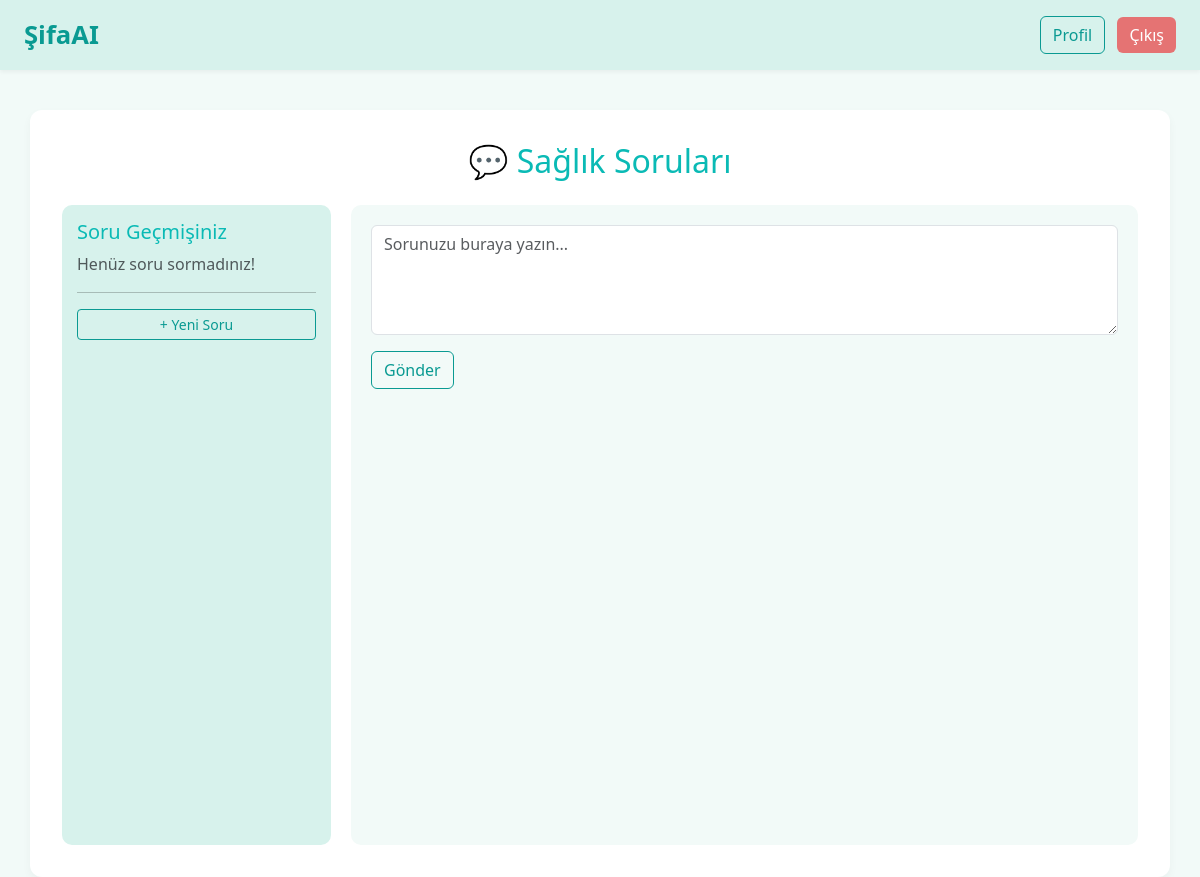
The page /soru/?q=22 (signed in) on the database as committed earlier.
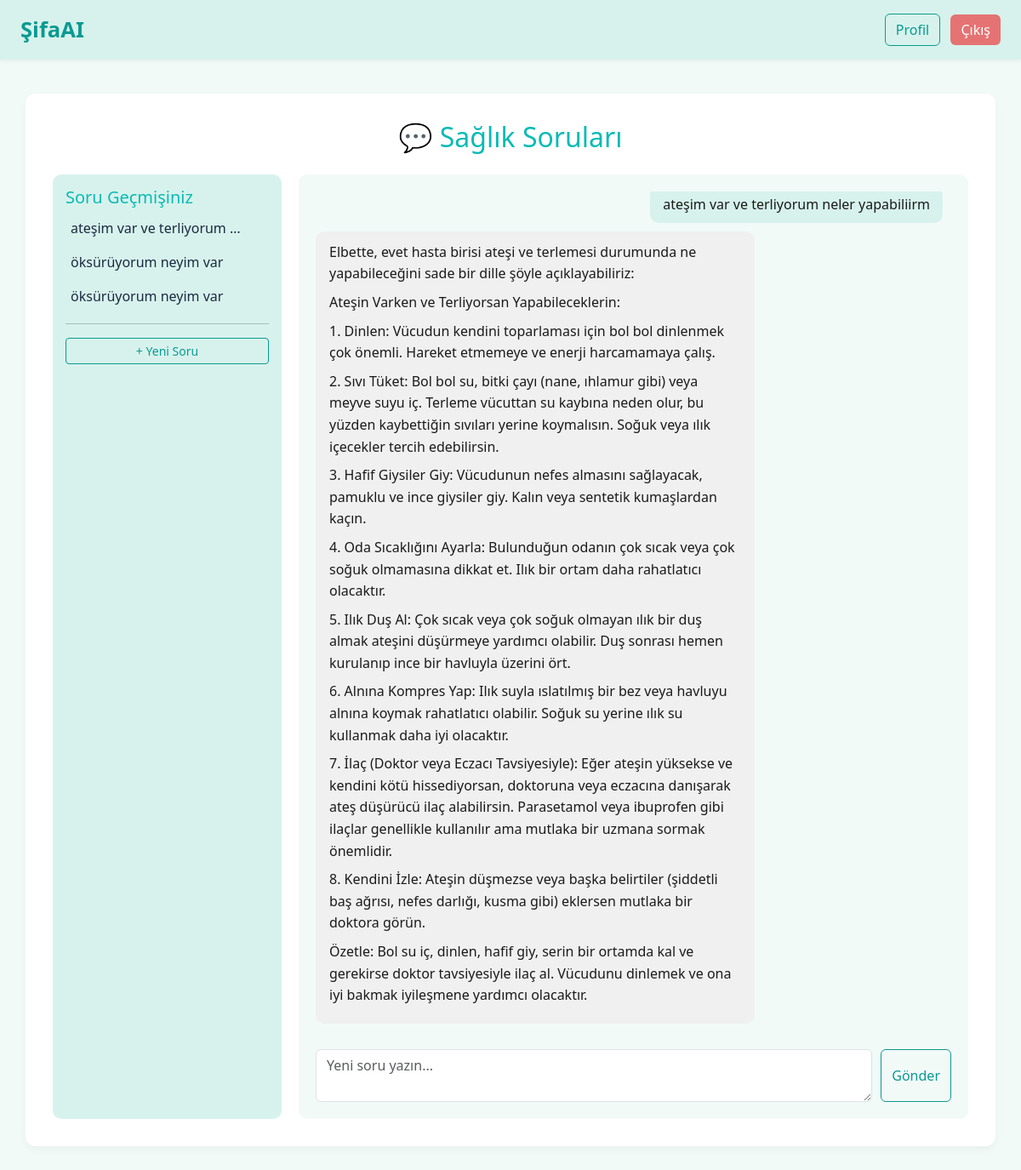
The same page on the database as committed later.
### app/models.py (models this page shows, shortened)
class HealthQuestion(models.Model):
    patient = models.ForeignKey(Patient, on_delete=models.CASCADE)
    question_text = models.TextField()
    answer_text = models.TextField(blank=True, null=True)
    created_at = models.DateTimeField(auto_now_add=True)
    question_id = models.AutoField(primary_key=True)
    parent = models.ForeignKey('self', null=True, blank=True, related_name='child_questions', on_delete=models.CASCADE)

### app/views.py (the view, shortened to what this page needs)
# urls.py: path('soru/', views.soru_view, name='soru_sayfasi'),
def soru_view(request):
    patient_id = request.session.get('patient_id')
    if not patient_id:
        return redirect('login')
    patient = Patient.objects.get(pk=patient_id)
    questions = HealthQuestion.objects.filter(
        patient=patient, parent__isnull=True
    ).order_by('-created_at')
    active_question = None
    messages = []
    selected_id = request.GET.get('q')
    if selected_id:
        try:
            active_question = questions.get(question_id=selected_id)
            messages = [active_question] + list(
                active_question.child_questions.all().order_by('created_at')
            )
        except HealthQuestion.DoesNotExist:
            pass
    for m in messages:
        m.answer_paragraphs = paragraph_cleaning(m.answer_text)
    return render(request, 'servis/soru_sayfasi.html', {
        'questions': questions,
        'active_question': active_question,
        'messages': messages,
    })

### app/views.py (called while the page is built)
def paragraph_cleaning(text):
    text = re.sub(r'\*{1,2}', '', text)
    text = re.sub(r'^\s*[-•*]+\s*', '', text, flags=re.MULTILINE)
    paragraphs = [p.strip() for p in re.split(r'\n\s*\n', text) if p.strip()]
    return paragraphs

### app/templates/servis/soru_sayfasi.html (shortened to what this page needs)
{% extends 'base.html' %}
{% block content %}
<h2 class="mb-4 text-center" style="color:#0ABAB5;">💬 Sağlık Soruları</h2>
<div class="d-flex" style="height:80vh; gap:20px;">
    <div style="flex:0 0 25%; background-color:#D7F2EC; border-radius:10px; padding:15px; overflow-y:auto;">
        <h5 style="color:#0ABAB5;">Soru Geçmişiniz</h5>
        <ul class="list-unstyled question-list">
            {% for q in questions %}
                <li class="mb-2">
                    <a href="?q={{ q.question_id }}" class="text-decoration-none" style="color:#1B2A41;">
                        {{ q.question_text|truncatewords:4 }}
                    </a>
                </li>
            {% empty %}
                <li class="text-muted">Henüz soru sormadınız! </li>
            {% endfor %}
        </ul>
        <hr>
        <a href="{% url 'soru_sayfasi' %}" class="btn btn-sm btn-outline-primary w-100">+ Yeni Soru </a>
    </div>
    <div class="flex-grow-1" style="background-color:#F2FAF8; border-radius:10px; padding:20px; display:flex; flex-direction:column;">
        {% if active_question %}
        <div id="chat-box" style="flex-grow:1; overflow-y:auto; padding-right:10px;">
            {% for msg in messages %}
                <div style="display:flex; justify-content:flex-end; margin-bottom:10px;">
                    <div style="background-color:#D7F2EC; padding:10px 15px; border-radius:10px; max-width:50%; text-align:right;">
                        {{ msg.question_text }}
                    </div>
                </div>
                {% if msg.answer_paragraphs %}
                <div style="display:flex; justify-content:flex-start; margin-bottom:20px;">
                    <div style="background-color:#F0F0F0; padding:12px 16px; border-radius:10px; max-width:70%; line-height:1.6; text-align:left;">
                        {% for p in msg.answer_paragraphs %}
                            <p style="margin-bottom:8px;">{{ p }}</p>
                        {% endfor %}
                    </div>
                </div>
                {% endif %}
            {% endfor %}
        </div>
        <form method="post" style="display:flex; gap:10px; margin-top:10px;">
            <textarea name="soru" class="form-control" rows="2" placeholder="Yeni soru yazın..."></textarea>
            <button type="submit" class="btn btn-outline-primary">Gönder</button>
        </form>
        {% else %}
            <form method="post" class="w-100">
                <div class="mb-3">
                    <textarea name="soru" class="form-control" rows="4" placeholder="Sorunuzu buraya yazın..."></textarea>
                </div>
                <button type="submit" class="btn btn-outline-primary">Gönder</button>
            </form>
        {% endif %}
    </div>
</div>
{% endblock %}

Rows that differ between the two databases and show on the page:
added HealthQuestion: question_text "ateşim var ve terliyorum …", question_text "ateşim var ve terliyorum neler yapabiliirm", answer_paragraphs "Elbette, evet hasta birisi ateşi ve terlemesi durumunda ne yapabileceğini sade bir dille şöyle açıklayabiliriz:" "Ateşin Varken ve Terliyorsan Yapabileceklerin:" "1. Dinlen: Vücudun kendini toparlaması için bol bol dinlenmek çok önemli. Hareket etmemeye ve enerji harcamamaya çalış." "2. Sıvı Tüket: Bol bol su, bitki çayı (nane, ıhlamur gibi) veya meyve suyu iç. Terleme vücuttan su kaybına neden olur, bu yüzden kaybettiğin sıvıları yerine koymalısın. Soğuk veya ılık içecekler tercih edebilirsin." "3. Hafif Giysiler Giy: Vücudunun nefes almasını sağlayacak, pamuklu ve ince giysiler giy. Kalın veya sentetik kumaşlardan kaçın." "4. Oda Sıcaklığını Ayarla: Bulunduğun odanın çok sıcak veya çok soğuk olmamasına dikkat et. Ilık bir ortam daha rahatlatıcı olacaktır." "5. Ilık Duş Al: Çok sıcak veya çok soğuk olmayan ılık bir duş almak ateşini düşürmeye yardımcı olabilir. Duş sonrası hemen kurulanıp ince bir havluyla üzerini ört." "6. Alnına Kompres Yap: Ilık suyla ıslatılmış bir bez veya havluyu alnına koymak rahatlatıcı olabilir. Soğuk su yerine ılık su kullanmak daha iyi olacaktır." "7. İlaç (Doktor veya Eczacı Tavsiyesiyle): Eğer ateşin yüksekse ve kendini kötü hissediyorsan, doktoruna veya eczacına danışarak ateş düşürücü ilaç alabilirsin. Parasetamol veya ibuprofen gibi ilaçlar genellikle kullanılır ama mutlaka bir uzmana sormak önemlidir." "8. Kendini İzle: Ateşin düşmezse veya başka belirtiler (şiddetli baş ağrısı, nefes darlığı, kusma gibi) eklersen mutlaka bir doktora görün." "Özetle: Bol su iç, dinlen, hafif giy, serin bir ortamda kal ve gerekirse doktor tavsiyesiyle ilaç al. Vücudunu dinlemek ve ona iyi bakmak iyileşmene yardımcı olacaktır."
added HealthQuestion: question_text "öksürüyorum neyim var", shown under "Soru Geçmişiniz"
added HealthQuestion: question_text "öksürüyorum neyim var", shown under "Soru Geçmişiniz"
Other text that changed with them:
text no longer shown: "Henüz soru sormadınız!"
